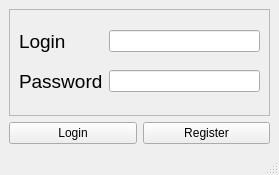
<?xml version="1.0" encoding="UTF-8"?>
<ui version="4.0">
 <class>MainWindow</class>
 <widget class="QMainWindow" name="MainWindow">
  <property name="enabled">
   <bool>true</bool>
  </property>
  <property name="geometry">
   <rect>
    <x>0</x>
    <y>0</y>
    <width>279</width>
    <height>175</height>
   </rect>
  </property>
  <property name="minimumSize">
   <size>
    <width>273</width>
    <height>0</height>
   </size>
  </property>
  <property name="mouseTracking">
   <bool>false</bool>
  </property>
  <property name="windowTitle">
   <string>Login</string>
  </property>
  <property name="animated">
   <bool>true</bool>
  </property>
  <widget class="QWidget" name="centralwidget">
   <layout class="QGridLayout" name="gridLayout_2">
    <item row="0" column="0" colspan="2">
     <widget class="QFrame" name="frame">
      <property name="frameShape">
       <enum>QFrame::StyledPanel</enum>
      </property>
      <property name="frameShadow">
       <enum>QFrame::Raised</enum>
      </property>
      <layout class="QGridLayout" name="gridLayout">
       <item row="0" column="0">
        <widget class="QLabel" name="label_login">
         <property name="font">
          <font>
           <pointsize>14</pointsize>
          </font>
         </property>
         <property name="text">
          <string>Login</string>
         </property>
        </widget>
       </item>
       <item row="0" column="1">
        <widget class="QLineEdit" name="edit_login"/>
       </item>
       <item row="1" column="0">
        <widget class="QLabel" name="label_password">
         <property name="font">
          <font>
           <pointsize>14</pointsize>
          </font>
         </property>
         <property name="text">
          <string>Password</string>
         </property>
        </widget>
       </item>
       <item row="1" column="1">
        <widget class="QLineEdit" name="edit_password">
         <property name="echoMode">
          <enum>QLineEdit::Password</enum>
         </property>
        </widget>
       </item>
      </layout>
     </widget>
    </item>
    <item row="1" column="0">
     <widget class="QPushButton" name="btn_login">
      <property name="text">
       <string>Login</string>
      </property>
     </widget>
    </item>
    <item row="1" column="1">
     <widget class="QPushButton" name="btn_register">
      <property name="text">
       <string>Register</string>
      </property>
     </widget>
    </item>
   </layout>
  </widget>
  <widget class="QStatusBar" name="statusbar"/>
 </widget>
 <tabstops>
  <tabstop>edit_login</tabstop>
  <tabstop>edit_password</tabstop>
  <tabstop>btn_login</tabstop>
  <tabstop>btn_register</tabstop>
 </tabstops>
 <resources/>
 <connections/>
</ui>
